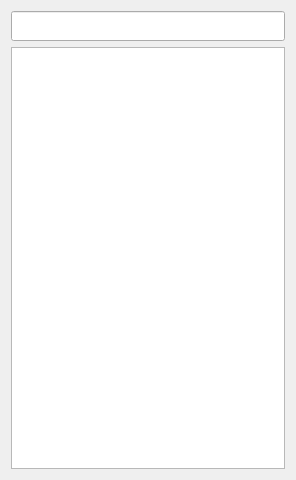
<?xml version="1.0" encoding="UTF-8"?>
<ui version="4.0">
 <class>SearchListDialog</class>
 <widget class="QDialog" name="SearchListDialog">
  <property name="geometry">
   <rect>
    <x>0</x>
    <y>0</y>
    <width>296</width>
    <height>480</height>
   </rect>
  </property>
  <property name="font">
   <font>
    <family>Consolas</family>
    <pointsize>11</pointsize>
   </font>
  </property>
  <property name="windowTitle">
   <string>SearchListDialog</string>
  </property>
  <layout class="QHBoxLayout" name="horizontalLayout">
   <item>
    <layout class="QVBoxLayout" name="verticalLayout">
     <item>
      <widget class="QLineEdit" name="lineEdit">
       <property name="sizePolicy">
        <sizepolicy hsizetype="Expanding" vsizetype="Expanding">
         <horstretch>0</horstretch>
         <verstretch>0</verstretch>
        </sizepolicy>
       </property>
       <property name="maximumSize">
        <size>
         <width>16777215</width>
         <height>30</height>
        </size>
       </property>
      </widget>
     </item>
     <item>
      <widget class="QListView" name="listView">
       <property name="font">
        <font>
         <family>Consolas</family>
         <pointsize>11</pointsize>
        </font>
       </property>
       <property name="gridSize">
        <size>
         <width>0</width>
         <height>25</height>
        </size>
       </property>
      </widget>
     </item>
    </layout>
   </item>
  </layout>
 </widget>
 <layoutdefault spacing="6" margin="11"/>
 <tabstops>
  <tabstop>listView</tabstop>
  <tabstop>lineEdit</tabstop>
 </tabstops>
 <resources/>
 <connections/>
 <slots>
  <slot>on_listview_doubleclicked(QModelIndex)</slot>
  <slot>on_lineedit_textchanged(QString)</slot>
 </slots>
</ui>
